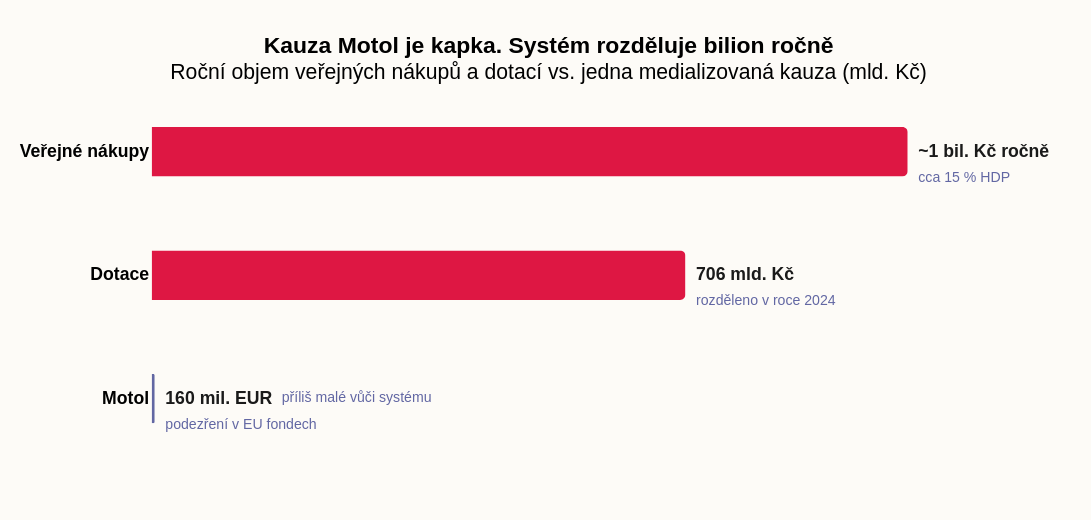

The Vega-Lite source for this figure:
### Vega-Lite specification from a JSON file in a GitHub repository (floating-point values rounded to 4 significant figures)
{"_source": "MMR, Národní strategie veřejného zadávání; Hlídač státu, Přehled dotací 2024; Reuters / EPPO, Motol 2025", "$schema": "https://vega.github.io/schema/vega-lite/v5.json", "description": "Měřítko veřejných peněz, které potřebují auditní stopu", "width": 450, "height": 210, "padding": {"top": 20, "left": 10, "right": 24, "bottom": 34}, "autosize": {"type": "pad", "resize": true}, "background": "#fdfbf7", "title": {"text": "Kauza Motol je kapka. Systém rozděluje bilion ročně", "subtitle": "Roční objem veřejných nákupů a dotací vs. jedna medializovaná kauza (mld. Kč)"}, "data": {"values": [{"oblast": "Veřejné nákupy", "mld": 1000, "label": "~1 bil. Kč ročně", "detail": "cca 15 % HDP", "typ": "system"}, {"oblast": "Dotace", "mld": 706, "label": "706 mld. Kč", "detail": "rozděleno v roce 2024", "typ": "system"}, {"oblast": "Motol", "mld": 4, "label": "160 mil. EUR", "detail": "podezření v EU fondech", "typ": "case"}]}, "layer": [{"mark": {"type": "bar", "height": 28, "cornerRadiusEnd": 3, "tooltip": true}, "encoding": {"x": {"field": "mld", "type": "quantitative", "title": null, "scale": {"domain": [0, 1050]}, "axis": {"grid": false, "domain": false, "ticks": false, "labels": false}}, "y": {"field": "oblast", "type": "nominal", "title": null, "sort": ["Veřejné nákupy", "Dotace", "Motol"], "axis": {"labelFontWeight": "bold", "domain": false, "ticks": false}}, "color": {"field": "typ", "type": "nominal", "scale": {"domain": ["system", "case"], "range": ["#de1743", "#6267a3"]}, "legend": null}, "tooltip": [{"field": "oblast", "title": "Oblast"}, {"field": "label", "title": "Měřítko"}, {"field": "detail", "title": "Poznámka"}]}}, {"mark": {"type": "text", "align": "left", "baseline": "middle", "dx": 6, "fontSize": 10, "fontWeight": "bold", "color": "#1a1a1a"}, "encoding": {"x": {"field": "mld", "type": "quantitative", "scale": {"domain": [0, 1050]}}, "y": {"field": "oblast", "type": "nominal", "sort": ["Veřejné nákupy", "Dotace", "Motol"]}, "text": {"field": "label"}}}, {"mark": {"type": "text", "align": "left", "baseline": "middle", "dx": 6, "dy": 15, "fontSize": 8, "color": "#6267a3"}, "encoding": {"x": {"field": "mld", "type": "quantitative", "scale": {"domain": [0, 1050]}}, "y": {"field": "oblast", "type": "nominal", "sort": ["Veřejné nákupy", "Dotace", "Motol"]}, "text": {"field": "detail"}}}, {"data": {"values": [{"x": 4, "oblast": "Motol", "text": "příliš malé vůči systému"}]}, "mark": {"type": "text", "align": "left", "baseline": "middle", "dx": 72, "fontSize": 8, "color": "#6267a3"}, "encoding": {"x": {"field": "x", "type": "quantitative", "scale": {"domain": [0, 1050]}}, "y": {"field": "oblast", "type": "nominal", "sort": ["Veřejné nákupy", "Dotace", "Motol"]}, "text": {"field": "text"}}}], "config": {"view": {"stroke": "transparent"}}}
